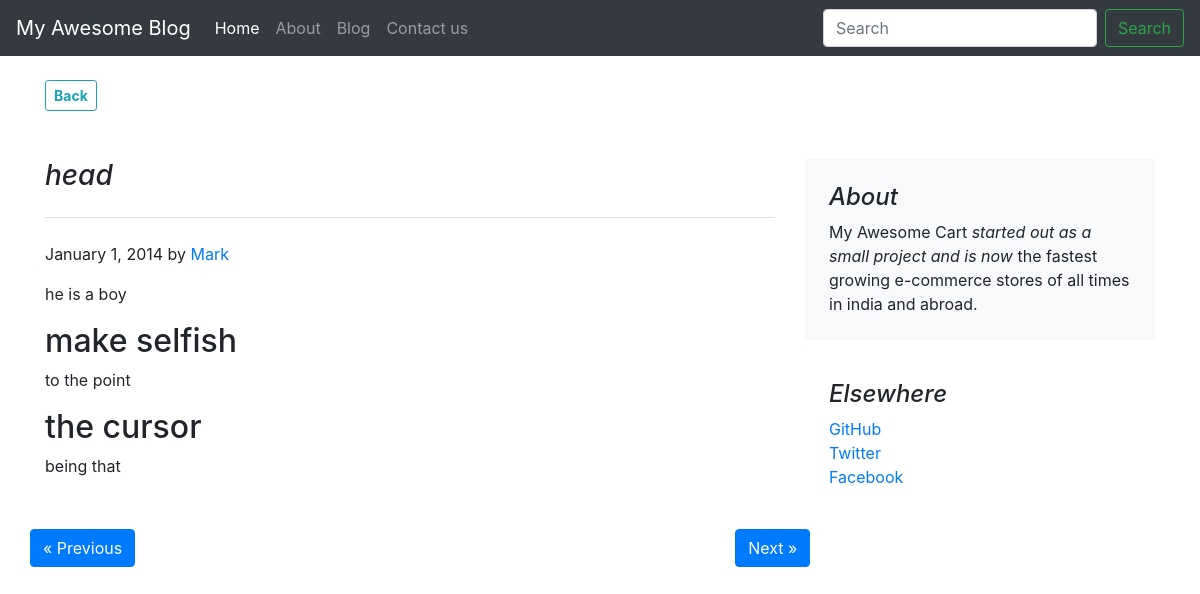
The page /blog/blogpost/1 on the database its author committed.
### blog/models.py (models this page shows)
class Blogpost(models.Model):
    post_id = models.AutoField(primary_key= True)
    title = models.CharField(max_length=50)
    head0 = models.CharField(max_length=500, default="")
    chead0 = models.CharField(max_length=5000, default="")
    head1 = models.CharField(max_length=500, default="")
    chead1 = models.CharField(max_length=5000, default="")
    head2 = models.CharField(max_length=500, default="")
    chead2 = models.CharField(max_length=5000, default="")
    pub_date = models.DateField()
    thumbnail = models.ImageField(upload_to='shop/images', default="")
    def __str__(self):
        return self.title

### blog/views.py (the view)
# urls.py: path("blogpost/<int:id>", views.blogpost, name="blogHome")
def blogpost(request, id):
    post = Blogpost.objects.filter(post_id = id)[0]
    print(post)
    return render(request, 'blog/blogpost.html',{'post':post,'id':id})

### blog/templates/blog/blogpost.html (shortened to what this page needs)
{% extends 'blog/basic.html' %}
{% block body %}
<div class="container">
    <a href="/blog"><button type="button"   class="btn btn-sm btn-outline-info my-4"><strong>Back</strong></button></a>
    <div class="row mt-4">
        <div class="col-md-8 blog-main">
            <h3 class="pb-4 mb-4 font-italic border-bottom">
                {{post.title}}
            </h3>
            <div class="blog-post">
                <p class="blog-post-meta">January 1, 2014 by <a href="#">Mark</a></p>
                <p>{{post.chead0}}</p>
                <h2>{{post.head1}}</h2>
                <p>{{post.chead1}}</p>
                <h2>{{post.head2}}</h2>
                <p>{{post.chead2}}</p>
            </div>
        </div>
        <aside class="col-md-4 blog-sidebar">
            <div class="p-4 mb-3 bg-light rounded">
                <h4 class="font-italic">About</h4>
                <p class="mb-0">My Awesome Cart <em>started out as a small project and is now</em> the fastest growing e-commerce stores of all times in india and abroad.</p>
            </div>
            <div class="p-4">
                <h4 class="font-italic">Elsewhere</h4>
                <ol class="list-unstyled">
                    <li><a href="#">GitHub</a></li>
                    <li><a href="#">Twitter</a></li>
                    <li><a href="#">Facebook</a></li>
                </ol>
            </div>
        </aside>
        <a href=""id="myprev"  onclick="myFunctionprev()" type="button" class=" prev btn btn-primary">
            &laquo; Previous
        </a>
        <a href="" id="mynext" onclick="myFunctionnext()" type="button" class="next btn btn-primary float-right">
            Next &raquo;
        </a>
    </div>
</div>
{% endblock %}

### blog/templates/blog/blogpost.html (style rules this page uses)
.next { margin-left:600px; }

### rows shown on the page
Blogpost: title "head", chead0 "he is a boy", head1 "make selfish", chead1 "to the point", head2 "the cursor", chead2 "being that"
